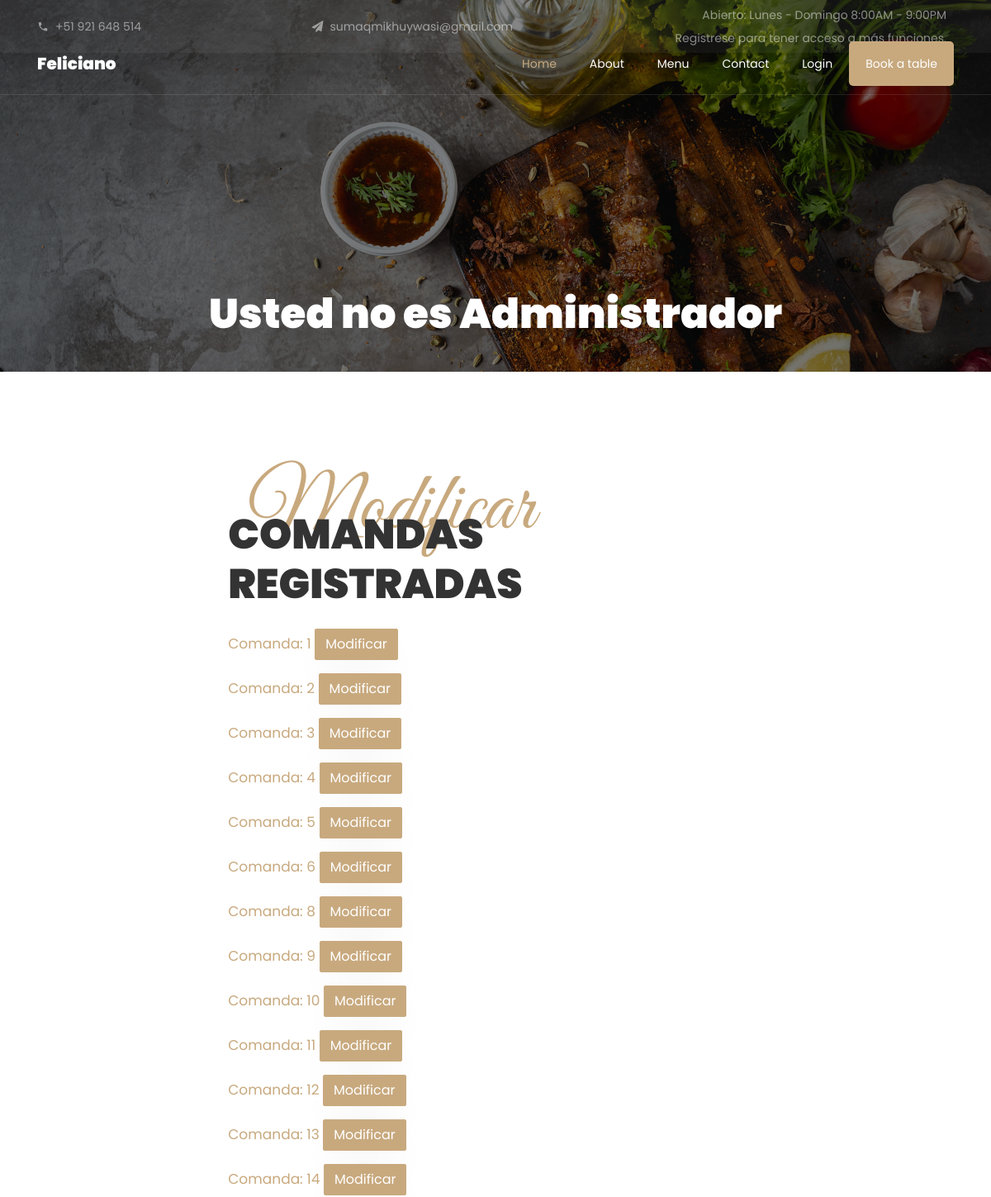
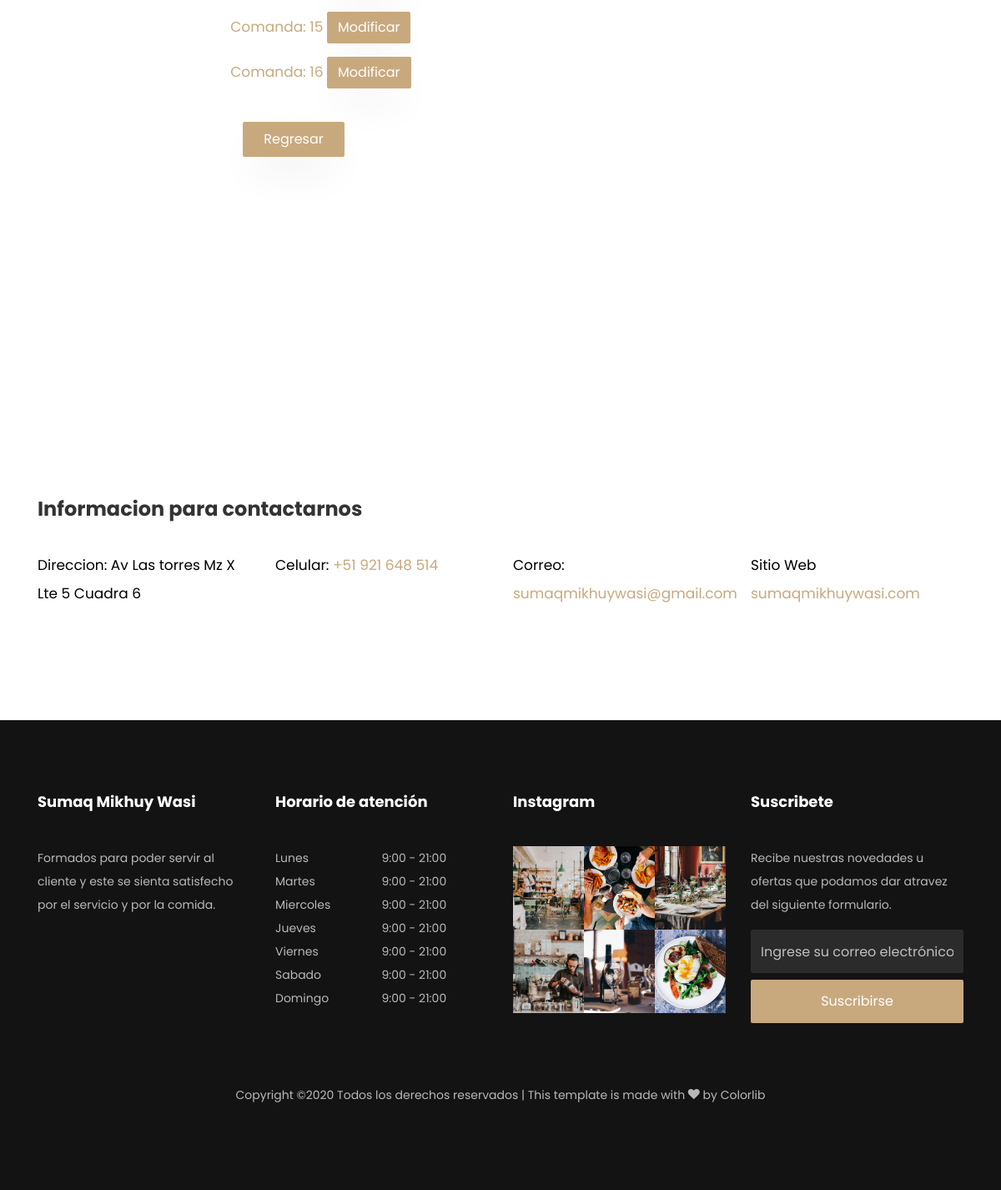
Page /comandas/modificar on the committed database (2 pictures, top to bottom).
### comandas/models.py (models this page shows)
class Formato(models.Model):
	numero_comanda		= models.IntegerField(default=numero,null=True)
	hora_marca 			= models.CharField(max_length=50, default=hora,null=True)
	fecha_hoy			= models.CharField(max_length=50,default=datetime.date.today(),null=True,blank=True)
	numero_mesa			= models.IntegerField(default=0,null=True,blank=True)
	numero_comensales	= models.IntegerField(default=0,null=True,blank=True)
	id_camarero			= models.ForeignKey(Personal,on_delete=models.DO_NOTHING,related_name='camarero',default=None,null=True,blank=True)
	def get_absolute_url(self):
		return reverse('comandas:detalles_comandas', kwargs = {'pk': self.id})

### comandas/views.py (the view)
# urls.py: path('modificar',views.modificar2,name='editar_comandas'),
def modificar2(request):
	object_list=Formato.objects.all()
	return render(request,'comandas/formato_modificar.html',{'object_list':object_list})

### comandas/templates/comandas/formato_modificar.html (shortened to what this page needs)
{% extends 'base2.html' %}
{% block content %}
{% load static %}
<nav class="navbar navbar-expand-lg navbar-dark ftco_navbar bg-dark ftco-navbar-light" id="ftco-navbar">
	<div class="container">
	    <a class="navbar-brand" href="index.html">Feliciano</a>
		<div class="collapse navbar-collapse" id="ftco-nav">
	        <ul class="navbar-nav ml-auto">
	        	<li class="nav-item active"><a href="/" class="nav-link">Home</a></li>
				<li class="nav-item"><a href="about.html" class="nav-link">About</a></li>
            	<li class="nav-item"><a href="menu.html" class="nav-link">Menu</a></li>
            	<li class="nav-item"><a href="contact.html" class="nav-link">Contact</a></li>
            	{% if user.is_authenticated %}
            		<li class="nav-item"><a href="#" class="nav-link">Hola, {{user.first_name}}</a></li>
            	{% else %}
            		<li class="nav-item"><a href="/accounts/login" class="nav-link">Login</a></li>
            	{% endif %}
            <li class="nav-item cta"><a href="reservation.html" class="nav-link">Book a table</a></li>
	        </ul>
	    </div>
    </div>
</nav>
<section class="hero-wrap hero-wrap-2" style="background-image: url({% static 'images/bg_3.jpg' %});" data-stellar-background-ratio="0.5">
    <div class="overlay"></div>
	<div class="container">
        <div class="row no-gutters slider-text align-items-end justify-content-center">
        	<div class="col-md-9 ftco-animate text-center mb-4">
            	{% if user.is_staff %}
            		<h1 class="mb-2 bread">Modificar</h1>
            		<p class="breadcrumbs"><span class="mr-2"><a href="./">Comanda <i class="ion-ios-arrow-forward"></i></a></span> <span>Lista para Modificar <i class="ion-ios-arrow-forward"></i></span></p>
            	{% else %}
            		<h1 class="mb-2 bread">Usted no es Administrador</h1>
            	{% endif %}
          	</div>
        </div>
    </div>
</section>
	<section class="ftco-section contact-section">
		<div class="container">
			<div class=" justify-content-center d-flex no-gutters">
		        <div class="col-md-7 order-md-last ftco-animate makereservation ">
			       	<div class="py-md-5">
				       	<div class="heading-section ftco-animate mb-4">
				         	<span class="subheading ml-4">Modificar</span>
				            <h2 class="mb-8">COMANDAS REGISTRADAS</h2>
				        </div>
						<div class="form-group">
						    {% block body %}
							{% for instance in object_list %}
								<p>
									<a href='{{ instance.get_absolute_url }}'>Comanda: {{ instance.numero_comanda }}</a>
									<a href="{{ instance.get_absolute_url }}" class="btn btn-primary">Modificar</a>
								</p>
							{% endfor %}
				        </div>
				        <div class="col-md-12 mt-3">
				           	<div class="form-group">
								<a href="./" class="btn btn-primary py-2 px-4 mr-4 mt-4">Regresar</a>
				           	</div>
				        </div>
				        {% endblock %}
				    </div>
			    </div>
			</div>
		</div>
	</section>
{% endblock %}

### rows in the picture
Formato: numero_comanda "1"
Formato: numero_comanda "2"
Formato: numero_comanda "3"
Formato: numero_comanda "4"
Formato: numero_comanda "5"
Formato: numero_comanda "6"
Formato: numero_comanda "8"
Formato: numero_comanda "9"
Formato: numero_comanda "10"
Formato: numero_comanda "11"
Formato: numero_comanda "12"
Formato: numero_comanda "13"
Formato: numero_comanda "14"
Formato: numero_comanda "15"
Formato: numero_comanda "16"
